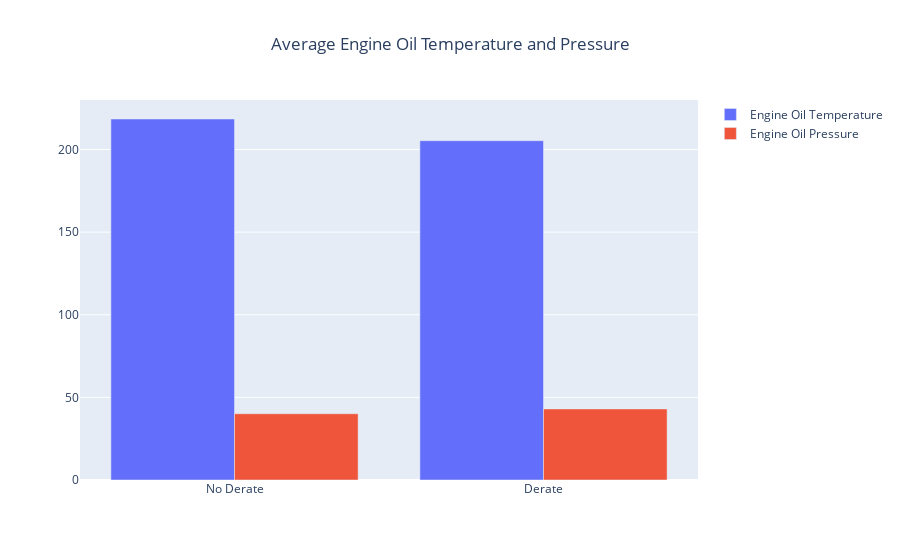

Notebook cell for this chart:
### Code cell
fig = go.Figure()

fig.add_trace(go.Bar(
    x=['No Derate', 'Derate'],
    y=[no_temp_avg, y_temp_avg],
    name='Engine Oil Temperature'
))

fig.add_trace(go.Bar(
    x=['No Derate', 'Derate'],
    y=[no_pressure_avg, y_pressure_avg],
    name='Engine Oil Pressure'
))

fig.update_layout(
    title="Average Engine Oil Temperature and Pressure",
    title_x=0.5
)

fig.show()

### Figure 1 — Plotly figure (JSON) as saved in the notebook; plotly's stock layout.template omitted (floating-point values rounded to 4 significant figures)
{"data": [{"name": "Engine Oil Temperature", "type": "bar", "x": ["No Derate", "Derate"], "y": [218.5, 205.3]}, {"name": "Engine Oil Pressure", "type": "bar", "x": ["No Derate", "Derate"], "y": [40.09, 43.02]}], "layout": {"title": {"text": "Average Engine Oil Temperature and Pressure", "x": 0.5}}}
